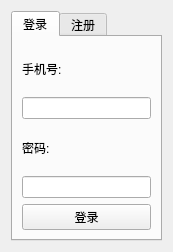
<?xml version="1.0" encoding="UTF-8"?>
<ui version="4.0">
 <class>LoginView</class>
 <widget class="QWidget" name="LoginView">
  <property name="geometry">
   <rect>
    <x>0</x>
    <y>0</y>
    <width>173</width>
    <height>233</height>
   </rect>
  </property>
  <property name="windowTitle">
   <string>登录/注册</string>
  </property>
  <layout class="QVBoxLayout" name="verticalLayout">
   <item>
    <widget class="QTabWidget" name="tabWidget">
     <property name="currentIndex">
      <number>0</number>
     </property>
     <widget class="QWidget" name="tabLogin">
      <attribute name="title">
       <string>登录</string>
      </attribute>
      <layout class="QVBoxLayout" name="verticalLayoutLogin">
       <item>
        <widget class="QLabel" name="labelPhoneLogin">
         <property name="text">
          <string>手机号:</string>
         </property>
        </widget>
       </item>
       <item>
        <widget class="QLineEdit" name="phoneEditLogin"/>
       </item>
       <item>
        <widget class="QLabel" name="labelPasswordLogin">
         <property name="text">
          <string>密码:</string>
         </property>
        </widget>
       </item>
       <item>
        <widget class="QLineEdit" name="passwordEditLogin">
         <property name="echoMode">
          <enum>QLineEdit::EchoMode::Password</enum>
         </property>
        </widget>
       </item>
       <item>
        <widget class="QPushButton" name="loginButton">
         <property name="text">
          <string>登录</string>
         </property>
        </widget>
       </item>
      </layout>
     </widget>
     <widget class="QWidget" name="tabRegister">
      <attribute name="title">
       <string>注册</string>
      </attribute>
      <layout class="QVBoxLayout" name="verticalLayoutRegister">
       <item>
        <widget class="QLabel" name="labelUsernameRegister">
         <property name="text">
          <string>用户名:</string>
         </property>
        </widget>
       </item>
       <item>
        <widget class="QLineEdit" name="usernameEditRegister"/>
       </item>
       <item>
        <widget class="QLabel" name="labelPhoneRegister">
         <property name="text">
          <string>手机号:</string>
         </property>
        </widget>
       </item>
       <item>
        <widget class="QLineEdit" name="phoneEditRegister"/>
       </item>
       <item>
        <widget class="QLabel" name="labelPasswordRegister">
         <property name="text">
          <string>密码:</string>
         </property>
        </widget>
       </item>
       <item>
        <widget class="QLineEdit" name="passwordEditRegister">
         <property name="echoMode">
          <enum>QLineEdit::EchoMode::Password</enum>
         </property>
        </widget>
       </item>
       <item>
        <widget class="QPushButton" name="registerButton">
         <property name="text">
          <string>注册</string>
         </property>
        </widget>
       </item>
      </layout>
     </widget>
    </widget>
   </item>
  </layout>
 </widget>
 <resources/>
 <connections/>
</ui>
